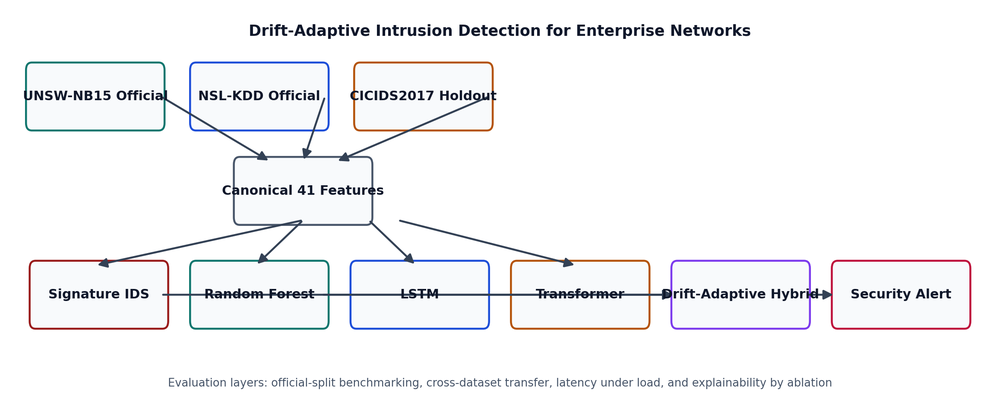
#> input picture architecture.png, 1000 x 412 px, shrunk from 2316 x 954 before the run
$ python generate_paper.py
#> lines starting #> are read from the running program, lines starting #| are printed output that depends on the picture
#> (reads results/advanced_experiment_summary.json from the repository)
#> (reads results/official_unsw_model_comparison.csv from the repository)
from __future__ import annotations

import json
from pathlib import Path

import matplotlib
matplotlib.use("Agg")
import matplotlib.pyplot as plt
import pandas as pd
from matplotlib.backends.backend_pdf import PdfPages

BASE_DIR = Path(__file__).resolve().parents[1]
RESULTS_DIR = BASE_DIR / "results"
ADVANCED_SUMMARY = RESULTS_DIR / "advanced_experiment_summary.json"


def _add_table(fig, rect: list[float], df: pd.DataFrame, title: str, font_size: float = 8.5) -> None:
    ax = fig.add_axes(rect)
    ax.axis("off")
    fig.text(rect[0], rect[1] + rect[3] + 0.015, title, fontsize=11.5, fontweight="bold")
    table = ax.table(
        cellText=df.values.tolist(),
        colLabels=list(df.columns),
        loc="center",
        cellLoc="center",
    )
    table.auto_set_font_size(False)
    table.set_fontsize(font_size)
    table.scale(1.0, 1.35)


def _add_image(fig, rect: list[float], path: Path, title: str) -> None:
#> called with title = 'System Architecture'
    if not path.exists():
        return
    ax = fig.add_axes(rect)
    ax.imshow(plt.imread(path))
    ax.axis("off")
    fig.text(rect[0], rect[1] + rect[3] + 0.01, title, fontsize=10.5, fontweight="bold")


def _load_table(prefix: str) -> pd.DataFrame | None:
    path = RESULTS_DIR / f"{prefix}_model_comparison.csv"
    if not path.exists():
        return None
    return pd.read_csv(path)


# [75 lines left out: functions _paper_page_one, _paper_page_two, not called in this run]


def _advanced_page_one(pdf: PdfPages, summary: dict, unsw_df: pd.DataFrame) -> None:
    fig = plt.figure(figsize=(8.27, 11.69))
    fig.text(0.08, 0.96, "AI-Based Network Threat Detection Using Deep Learning for Enterprise Infrastructure", fontsize=16, fontweight="bold")
    fig.text(0.08, 0.935, "Advanced Multi-Dataset Research Suite", fontsize=11)

    abstract = (
        "Abstract. This upgraded study benchmarks a flow-signature IDS baseline, Random Forest, LSTM, "
        "Transformer, and a proposed Drift-Aware Hybrid detector across full official UNSW-NB15 and NSL-KDD "
        "splits, then measures cross-dataset transfer on external CICIDS2017 traffic. The paper extends the "
        "original benchmark with a transparent traditional baseline, richer evaluation on diverse datasets, "
        "latency-under-load measurements, and explainability validated by feature ablation."
    )
    fig.text(0.08, 0.885, abstract, fontsize=10.3, wrap=True)

    primary = summary["primary_official_split"]
    secondary = summary["secondary_official_split"]
    transfer = summary["external_transfer_split"]
    dataset_lines = [
        f"UNSW-NB15 official split: {primary['train_rows']:,} train / {primary['test_rows']:,} test",
        f"NSL-KDD official split: {secondary['train_rows']:,} train / {secondary['test_rows']:,} test",
        f"Transfer setup: {transfer['train_rows']:,} train from UNSW+NSL, {transfer['test_rows']:,} external CICIDS2017 rows",
        f"Canonical feature space: {primary['feature_count']} flow features",
        f"Best models: UNSW={summary['best_models']['official_unsw']}, NSL-KDD={summary['best_models']['official_nsl_kdd']}, Transfer={summary['best_models']['transfer_unsw_nsl_to_cicids']}",
    ]
    fig.text(0.08, 0.775, "\n".join(dataset_lines), fontsize=10.2)

    fig.text(0.08, 0.67, "Research Questions", fontsize=12.5, fontweight="bold")
    questions = [
        "1. How does a rule-based IDS baseline compare with classical ML, deep learning, and the proposed hybrid detector?",
        "2. Which model retains the best performance on full official splits and on external cross-dataset transfer?",
        "3. Can the strongest models remain practical under online load while still being explainable through ablation?",
    ]
    fig.text(0.09, 0.60, "\n".join(questions), fontsize=10.2)

    contributions = [
        "Contributions",
        "- Flow-signature IDS baseline over the same canonical features as the learning models",
        "- Proposed Drift-Aware Hybrid that fuses signatures, RF, LSTM, Transformer, and drift scoring",
        "- Full official-split evaluation on UNSW-NB15 and NSL-KDD plus external CICIDS2017 transfer",
        "- Online latency-under-load benchmarking and explainability validated by ablation",
    ]
    fig.text(0.08, 0.46, "\n".join(contributions), fontsize=10.2)

    _add_table(fig, [0.08, 0.11, 0.84, 0.24], unsw_df, "Official UNSW-NB15 Results")
    pdf.savefig(fig)
    plt.close(fig)


def _advanced_page_two(pdf: PdfPages, nsl_df: pd.DataFrame | None, transfer_df: pd.DataFrame | None) -> None:
    fig = plt.figure(figsize=(8.27, 11.69))
    fig.text(0.08, 0.96, "Extended Experiments", fontsize=15, fontweight="bold")

    methodology = (
        "Methodology. All datasets are aligned into a canonical 41-feature flow representation. The traditional "
        "baseline is implemented as an explicit signature engine over those features, allowing a fair rule-based "
        "comparison on public flow datasets that do not ship packet payloads for direct Snort or Suricata replay. "
        "The proposed Drift-Aware Hybrid learns when to trust signatures, tree ensembles, and deep models under "
        "distribution shift, using an Isolation Forest drift signal as an additional decision feature."
    )
    fig.text(0.08, 0.87, methodology, fontsize=10.3, wrap=True)

    architecture_path = BASE_DIR / "architecture.png"
    _add_image(fig, [0.08, 0.57, 0.84, 0.20], architecture_path, "System Architecture")

    if nsl_df is not None:
        _add_table(fig, [0.08, 0.29, 0.84, 0.20], nsl_df, "Official NSL-KDD Results", font_size=8.2)
    if transfer_df is not None:
        _add_table(fig, [0.08, 0.05, 0.84, 0.18], transfer_df, "Cross-Dataset Transfer Results", font_size=8.0)

    pdf.savefig(fig)
    plt.close(fig)


def _advanced_page_three(pdf: PdfPages) -> None:
    fig = plt.figure(figsize=(8.27, 11.69))
    fig.text(0.08, 0.96, "Operational Analysis", fontsize=15, fontweight="bold")

    notes = (
        "Operational Evaluation. The repository includes three post-accuracy analyses aimed at deployment realism: "
        "latency under varying batch sizes, explainability validated through top-feature ablation, and artifact "
        "export for deterministic demo replay. These assets make the project more defensible as a reproducible "
        "benchmark and stronger as a systems-oriented security paper."
    )
    fig.text(0.08, 0.90, notes, fontsize=10.3, wrap=True)

    _add_image(fig, [0.08, 0.54, 0.38, 0.26], RESULTS_DIR / "official_unsw_roc_curve.png", "Official UNSW ROC")
#> call 2 of _add_image, with title = 'Official UNSW ROC'
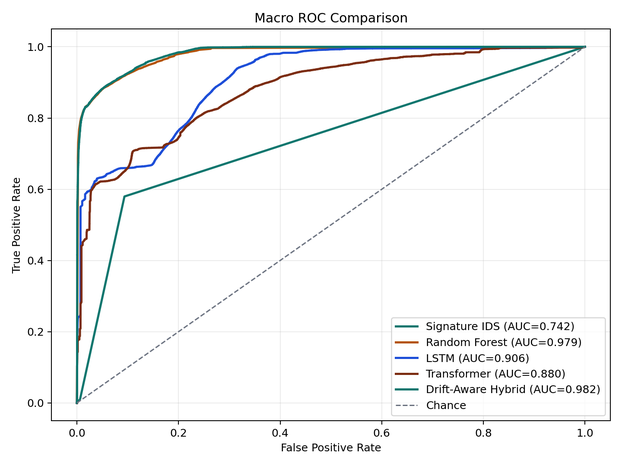
#> input picture results/official_unsw_roc_curve.png, 622 x 466 px, shrunk from 1440 x 1080 before the run
    _add_image(fig, [0.54, 0.54, 0.38, 0.26], RESULTS_DIR / "official_unsw_latency_under_load.png", "Latency Under Load")
#> call 3 of _add_image, with title = 'Latency Under Load'
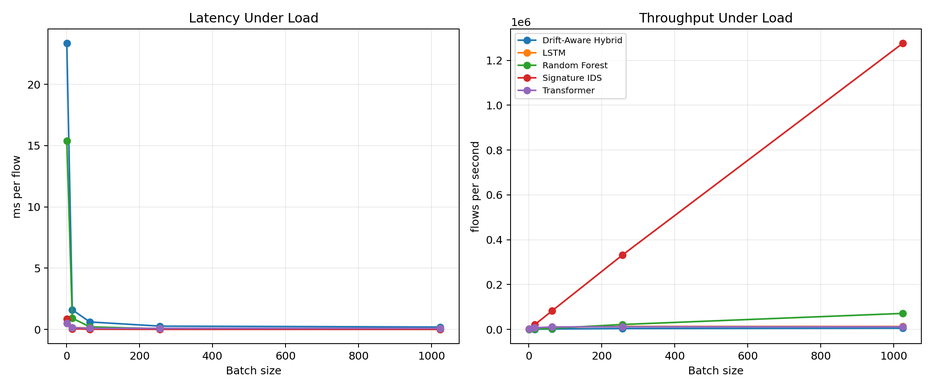
#> input picture results/official_unsw_latency_under_load.png, 933 x 389 px, shrunk from 2160 x 900 before the run
    _add_image(fig, [0.08, 0.18, 0.38, 0.26], RESULTS_DIR / "official_unsw_feature_importance.png", "Feature Importance")
#> call 4 of _add_image, with title = 'Feature Importance'
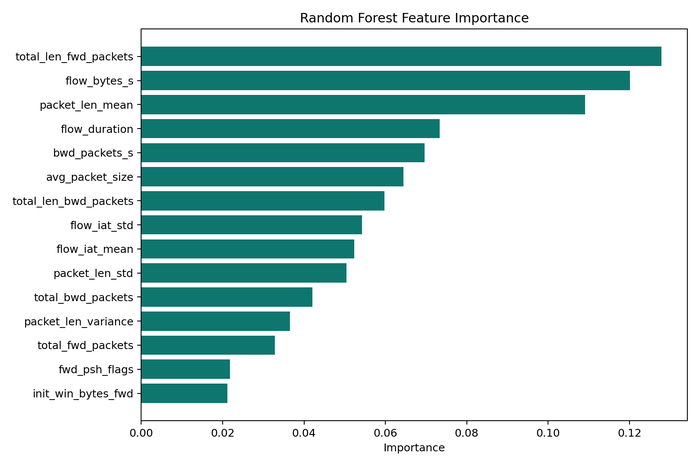
#> input picture results/official_unsw_feature_importance.png, 699 x 466 px, shrunk from 1620 x 1080 before the run
    _add_image(fig, [0.54, 0.18, 0.38, 0.26], RESULTS_DIR / "official_unsw_explainability_ablation.png", "Explainability Ablation")

    pdf.savefig(fig)
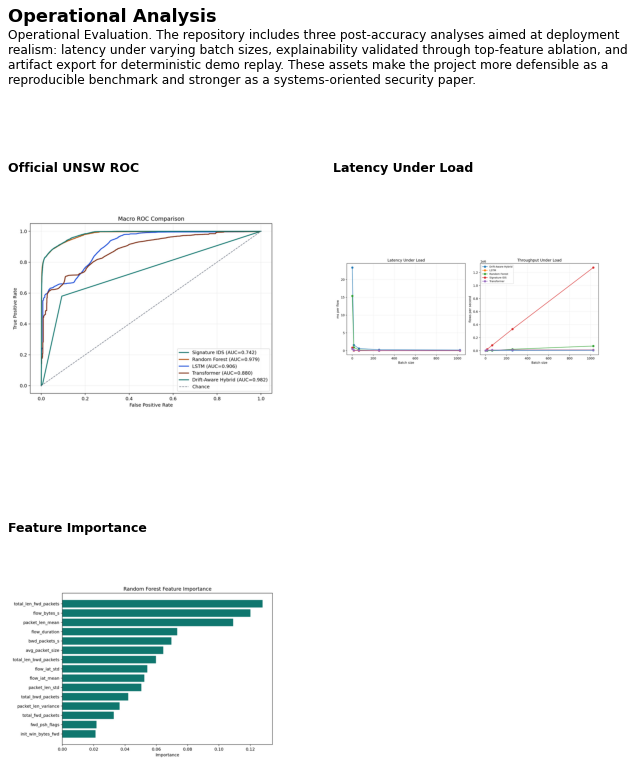
#> figure drawn by matplotlib, 3 panels
    plt.close(fig)


def _generate_advanced_paper() -> None:
    summary = json.loads(ADVANCED_SUMMARY.read_text())
    unsw_df = _load_table("official_unsw")
    nsl_df = _load_table("official_nsl_kdd")
    transfer_df = _load_table("transfer_unsw_nsl_to_cicids")
    if unsw_df is None:
        raise FileNotFoundError("Advanced paper generation requires results/official_unsw_model_comparison.csv")

    with PdfPages(BASE_DIR / "research_paper.pdf") as pdf:
        _advanced_page_one(pdf, summary, unsw_df)
        _advanced_page_two(pdf, nsl_df, transfer_df)
        _advanced_page_three(pdf)


# [8 lines left out: function _generate_legacy_paper, not called in this run]


def main() -> None:
    if ADVANCED_SUMMARY.exists():
        _generate_advanced_paper()
        return
    _generate_legacy_paper()


if __name__ == "__main__":
    main()
